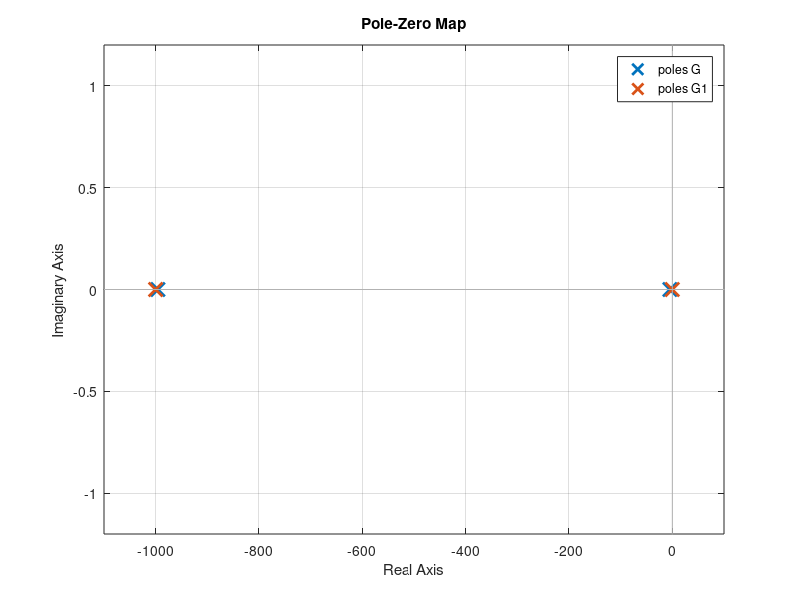
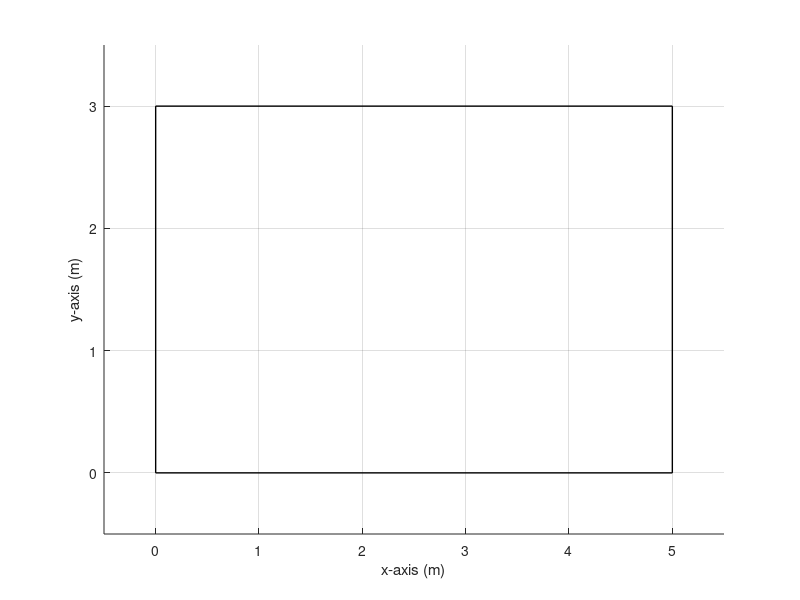

Recreate these plots in MATLAB, in order. (Note: this script raises an error after producing the figures.)
close all;
%------------------------- DC_MOTOR ----------------------------%

% Power 30 Kw           
% Max speed 3000 RPM    
% Max Voltage 1400     

%Parameter

Ra = 1;        %Armature Resistance -> (ohm)
La = 0.001;    %Armature Inductance -> (H)
Ke = 0.66;                                         % -> (N*m/A) 
Kt = 0.66;     %Motor Torque Constant -> (Nm/A)
Km = 0.66;                                         % -> (V*s/rad)  
J  = 0.1;      %Load and Armature Inertia 
B  = 0.029;    %Motor Friction Coefficient

Ge = tf(1, [La Ra]);
Gm = tf(1, [J B]);
G  = zpk(feedback(Ge*Gm*Kt,Ke));
G1=zpk (Ge*Gm*Km);
pzmap (G,G1)



                                            Xf = 1000;
                                            Tf = 100;

%************************* DC_MOTOR ***************************%

%------------------------- Work area ----------------------------%

figure('Name','Wood sheet','NumberTitle','off')
rectangle('Position',[0 0 5 3],'EdgeColor','black','LineWidth',1)
xlabel('x-axis (m)');
ylabel('y-axis (m)');
xlim([-0.5 5.5]);
ylim([-0.5 3.5]);
hold on
grid on

%************************* Work area ***************************%

%-------------------- Travelling Time (TT) ---------------------%
%TT: Org -> P1
T1 = 2; 
T2 = 22;

%TT: P1 -> P2
T3 = 23;                  
T4 = 43;

%TT: P2 -> P3
T5 = 44; 
T6 = 64;

%TT: P3 -> P4
T7 = 65; 
T8 = 85;

%TT: P4 -> P1
T9  = 86; 
T10 = 96;

%TT: P1 -> P5 (Initial Point of the Circle)
T11 = 97;
T12 = 127;

%Travelling time for the circle
T13=128;
T14=158;

%TT: P5 -> Org
T15 = 159;
T16 = 189;



%******************* Travelling Time (TT) *********************%

%------------------ Stopping Laser 1 (SL1) --------------------%
%S: -> P1 (Primer Punto del cuadrado)
Sx1 = 1;
Sy1 = 1;
sigma = 0:0.01:1; % Adimensional Time

orgX = 0; % (Orgin) 
OrgY = 0;

lambda = poly5(sigma);
lambda_d = poly5d(sigma);
lambda_dd = poly5dd(sigma);

                        %figure;
                        %plot(sigma,lambda);
                        %figure;
                        %plot(sigma,lambda_d);
                        %figure;
                        %plot(sigma,lambda_dd);

t1 = T1+sigma*(T2-T1);
SL1X = orgX+lambda*(Sx1-orgX); 
SL1Y = OrgY+lambda*(Sy1-OrgY);

%p = plot(SL1X,SL1Y,'g');
%p(1).LineWidth = 2;

% Velocity 
SL1VX=(Sx1-orgX)/(T2-T1)*(lambda_d);
SL1VY=(Sy1-OrgY)/(T2-T1)*(lambda_d);

%****************** Stopping Laser 1 (SL1) ********************%


%------------------------- Square(S)---------------------------%

%S: -> P2
Sx2 = 2;
Sy2 = 1;

%S: -> P3
Sx3 = 2;
Sy3 = 2;

%S: -> P4
Sx4 = 1;
Sy4 = 2;


%First Segment of the Square (P1 -> P2)
t2 = T3+sigma*(T4-T3);
SX1 = Sx1+lambda*(Sx2-Sx1);
SY1 = Sy1+lambda*(Sy2-Sy1);


% Velocity 
SVX1 = (Sx2-Sx1)/(T4-T3)*(lambda_d);
SVY1 = (Sy2-Sy1)/(T4-T3)*(lambda_d);


%Second Segment of the Square (P2 -> P3)
t3 = T5+sigma*(T6-T5);
SX2 = Sx2+lambda*(Sx3-Sx2);
SY2 = Sy2+lambda*(Sy3-Sy2);
%p = plot(SX2,SY2,'k');
%p(1).LineWidth = 2;

% Velocity 
SVX2 = (Sx3-Sx2)/(T6-T5)*(lambda_d);
SVY2 = (Sy3-Sy2)/(T6-T5)*(lambda_d);


%Third Segment of the Square (P3 -> P4)
t4 = T7+sigma*(T8-T7);
SX3 = Sx3+lambda*(Sx4-Sx3);
SY3 = Sy3+lambda*(Sy4-Sy3);
%p = plot(SX3,SY3,'k');
%p(1).LineWidth = 2;

% Velocity 
SVX3 = (Sx4-Sx3)/(T8-T7)*(lambda_d);
SVY3 = (Sy4-Sy3)/(T8-T7)*(lambda_d);


%Fourth Segment of the Square (P4 -> P3)
t5 = T9+sigma*(T10-T9);
SX4 = Sx4+lambda*(Sx1-Sx4);
SY4 = Sy4+lambda*(Sy1-Sy4);
%p = plot(SX4,SY4,'k');
%p(1).LineWidth = 2;

% Velocity 
SVX4 = (Sx1-Sx4)/(T10-T9)*(lambda_d);
SVY4 = (Sy1-Sy4)/(T10-T9)*(lambda_d);



%************************* Square(S) **************************%

%------------------ Stopping Laser 2 (SL2) --------------------%
% Center of the circle
CCx = 3;
CCy = 1.5;

%Point of contact with the circle
cContactX = 2.5;
cContactY = 1.5;

t6 = T11+sigma*(T12-T11);

SL2X = Sx1+lambda*(cContactX-Sx1); 
SL2Y = Sy1+lambda*(cContactY-Sy1);

%p = plot(SL2X,SL2Y,'g');
%p(1).LineWidth = 2;

% Velocity 

SL2VX=(cContactX-Sx1)/(T12-T11)*(lambda_d);
SL2VY=(cContactY-Sy1)/(T12-T11)*(lambda_d);


%****************** Stopping Laser 2 (SL2) ********************%



%------------------------- Circle(C)---------------------------%

t7 = T13:0.1:T14; % para trabajar con sigmaC

sigmaC = (t7-T13)/(T14-T13);
lambdaC = poly5(sigmaC);
lambdaC_d = poly5d(sigmaC);
lambdaC_dd = poly5dd(sigmaC);

%circle radius
circleR = 0.5;

Theta = 2*pi*lambdaC;
P = -circleR*[cos(Theta);sin(Theta)];
CX5 = CCx+P(1,:);
CY5 = CCy+P(2,:);

%p = plot(CX5,CY5,'k');
%p(1).LineWidth = 2;


%Velocity
Theta_d = (2*pi/(T14-T13))*lambdaC_d;

AV = -circleR*[-sin(Theta);cos(Theta)].*Theta_d; % velocidad del angulo
CVX5 = AV(1,:);
CVY5 = AV(2,:);


%************************* Circle(C) **************************%




%------------------ Stopping Laser 3 (SL3) --------------------%

t8 = T15+sigma*(T16-T15);

SL3X = cContactX+lambda*(orgX-cContactX); 
SL3Y = cContactY+lambda*(OrgY-cContactY);

%p = plot(SL3X,SL3Y,'g');
%p(1).LineWidth = 2;

% Velocity 

SL3VX=(orgX-cContactX)/(T16-T15)*(lambda_d);
SL3VY=(OrgY-cContactY)/(T16-T15)*(lambda_d);


%****************** Stopping Laser 3 (SL3) ********************%



%plotting SL 1 
for i=1:length(SL1X)
   pause(0.02)
    plot(SL1X(i),SL1Y(i),'g.');
end

%plotting Square
squareX=[SX1,SX2,SX3,SX4];
squareY=[SY1,SY2,SY3,SY4];

for i=1:length(squareX)
    pause(0.02)
    plot(squareX(i),squareY(i),'k.');
end

%plotting SL 2
for i=1:length(SL2X)
    pause(0.02)
    plot(SL2X(i),SL2Y(i),'g.');
end

%plotting Circle

for i=1:length(CX5)
    pause(0.02)
    plot(CX5(i),CY5(i),'k.');
end


%plotting SL 3
for i=1:length(SL3X)
   pause(0.02)
   plot(SL3X(i),SL3Y(i),'g.');
end

PX=([SL1X,SX1,SX2,SX3,SX4,SL2X,CX5,SL3X]);
PY=[SL1Y,SY1,SY2,SY3,SY4,SL2Y,CY5,SL3Y];
Time=([t1,t2,t3,t4,t5,t6,t7,t8]);

figure;

ax = subplot(3,1,1); 
plot(ax,sigma,lambda)
title(ax,'Position')
grid

ax1 = subplot(3,1,2); 
plot(ax1,sigma,lambda_d)
title(ax1,'Speed')
grid

ax2 = subplot(3,1,3); 
plot(ax2,sigma,lambda_dd)
title(ax2,'Acceleration')
grid


%Time series represent the time-evolution of a dynamic population or process
Px = timeseries(PX*4000*pi);  
Py = timeseries(PY*4000*pi);

figure;
plot(PX,PY);
grid

dX = diff(PX*4000*pi ); 
dY = diff(PY *4000*pi);

Vx = timeseries(dX);
Vy = timeseries(dY);

Ax = timeseries(diff(dX));
Ay = timeseries(diff(dY));



cutting_Machine

